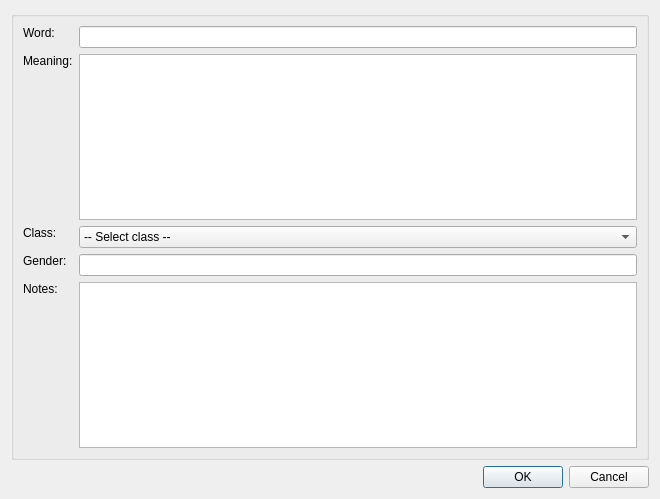
<?xml version="1.0" encoding="UTF-8"?>
<ui version="4.0">
 <class>addWord</class>
 <widget class="QDialog" name="addWord">
  <property name="geometry">
   <rect>
    <x>0</x>
    <y>0</y>
    <width>660</width>
    <height>499</height>
   </rect>
  </property>
  <property name="windowTitle">
   <string>Add Word</string>
  </property>
  <layout class="QGridLayout" name="gridLayout">
   <item row="0" column="1">
    <widget class="QGroupBox" name="groupBox">
     <property name="title">
      <string/>
     </property>
     <layout class="QGridLayout" name="gridLayout_2">
      <item row="3" column="0">
       <widget class="QLabel" name="genderLbl">
        <property name="text">
         <string>Gender:</string>
        </property>
        <property name="alignment">
         <set>Qt::AlignLeading|Qt::AlignLeft|Qt::AlignTop</set>
        </property>
       </widget>
      </item>
      <item row="0" column="1">
       <widget class="QLineEdit" name="word"/>
      </item>
      <item row="4" column="0">
       <widget class="QLabel" name="notesLbl">
        <property name="text">
         <string>Notes:</string>
        </property>
        <property name="alignment">
         <set>Qt::AlignLeading|Qt::AlignLeft|Qt::AlignTop</set>
        </property>
       </widget>
      </item>
      <item row="2" column="0">
       <widget class="QLabel" name="classLbl">
        <property name="text">
         <string>Class:</string>
        </property>
        <property name="alignment">
         <set>Qt::AlignLeading|Qt::AlignLeft|Qt::AlignTop</set>
        </property>
       </widget>
      </item>
      <item row="4" column="1">
       <widget class="QTextEdit" name="notes"/>
      </item>
      <item row="1" column="1">
       <widget class="QTextEdit" name="meaning"/>
      </item>
      <item row="2" column="1">
       <widget class="QComboBox" name="comboBox">
        <item>
         <property name="text">
          <string>-- Select class --</string>
         </property>
        </item>
       </widget>
      </item>
      <item row="3" column="1">
       <widget class="QLineEdit" name="gender"/>
      </item>
      <item row="1" column="0">
       <widget class="QLabel" name="meaningLbl">
        <property name="text">
         <string>Meaning:</string>
        </property>
        <property name="alignment">
         <set>Qt::AlignLeading|Qt::AlignLeft|Qt::AlignTop</set>
        </property>
       </widget>
      </item>
      <item row="0" column="0">
       <widget class="QLabel" name="wordLbl">
        <property name="text">
         <string>Word:</string>
        </property>
        <property name="alignment">
         <set>Qt::AlignLeading|Qt::AlignLeft|Qt::AlignTop</set>
        </property>
       </widget>
      </item>
     </layout>
    </widget>
   </item>
   <item row="4" column="1">
    <widget class="QDialogButtonBox" name="buttonBox">
     <property name="orientation">
      <enum>Qt::Horizontal</enum>
     </property>
     <property name="standardButtons">
      <set>QDialogButtonBox::Cancel|QDialogButtonBox::Ok</set>
     </property>
    </widget>
   </item>
  </layout>
 </widget>
 <resources/>
 <connections>
  <connection>
   <sender>buttonBox</sender>
   <signal>accepted()</signal>
   <receiver>addWord</receiver>
   <slot>accept()</slot>
   <hints>
    <hint type="sourcelabel">
     <x>248</x>
     <y>254</y>
    </hint>
    <hint type="destinationlabel">
     <x>157</x>
     <y>274</y>
    </hint>
   </hints>
  </connection>
  <connection>
   <sender>buttonBox</sender>
   <signal>rejected()</signal>
   <receiver>addWord</receiver>
   <slot>reject()</slot>
   <hints>
    <hint type="sourcelabel">
     <x>316</x>
     <y>260</y>
    </hint>
    <hint type="destinationlabel">
     <x>286</x>
     <y>274</y>
    </hint>
   </hints>
  </connection>
 </connections>
</ui>
